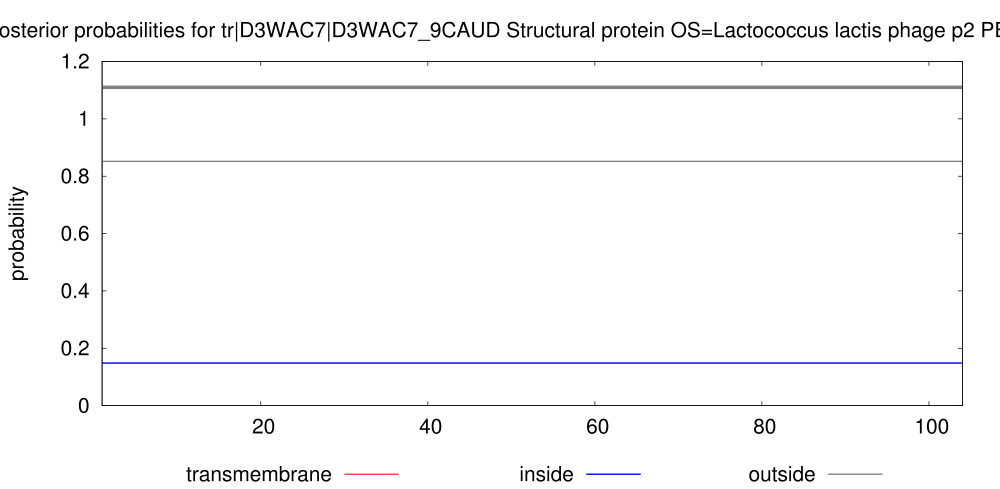

This chart was generated by the following gnuplot code:
set arrow from 1,1.11 to 104,1.11 nohead lt 9 lw 10
set key below
set title "TMHMM posterior probabilities for tr|D3WAC7|D3WAC7_9CAUD Structural protein OS=Lactococcus lactis phage p2 PE=4 SV=1 ORF=8"
set yrange [0:1.2]
set size 2., 1.4
#set xlabel "position"
set ylabel "probability"
set xrange [1:104]
# Make the ps plot
set term postscript eps color solid "Helvetica" 30
set output "./TMHMM_9908/tr_D3WAC7_D3WAC7_9CAUD.eps"
plot "./TMHMM_9908/tr_D3WAC7_D3WAC7_9CAUD.plp" using 1:4 title "transmembrane" with impulses lt 1 lw 3, \
"" using 1:3 title "inside" with line lt 3 lw 4, \
"" using 1:5 title "outside" with line lt 9 lw 4
exit
